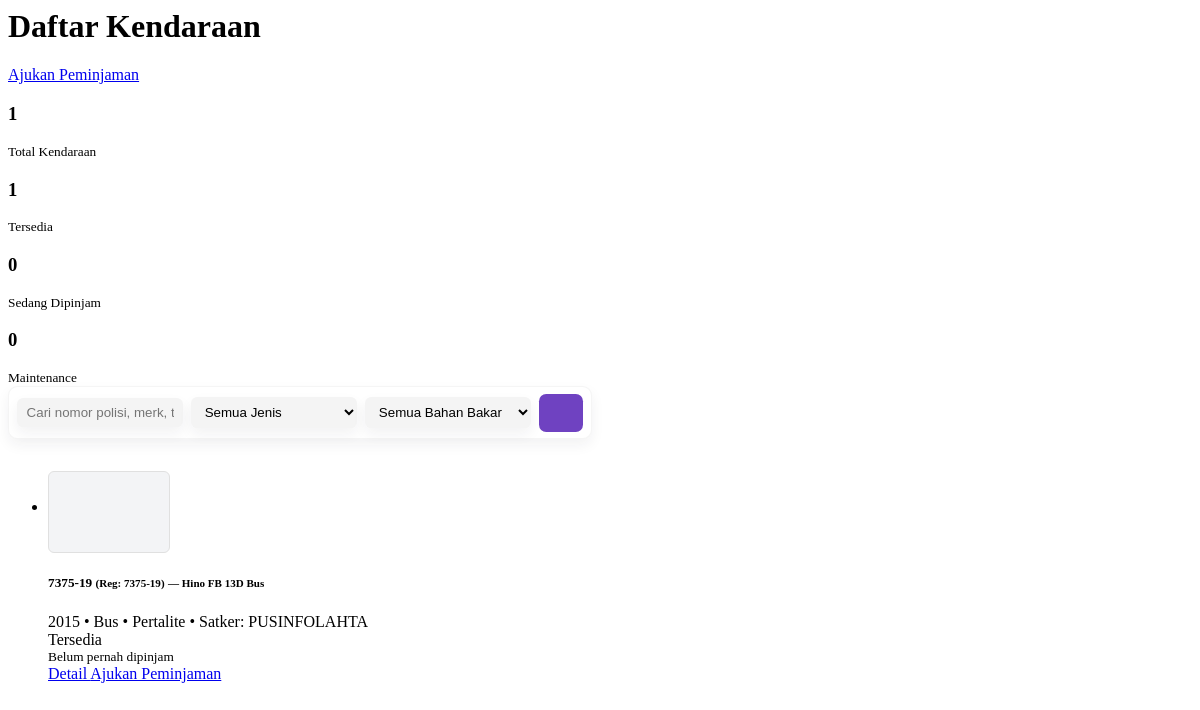
/pages/list_kendaraan.php (signed in), run on an earlier commit of the app's database.
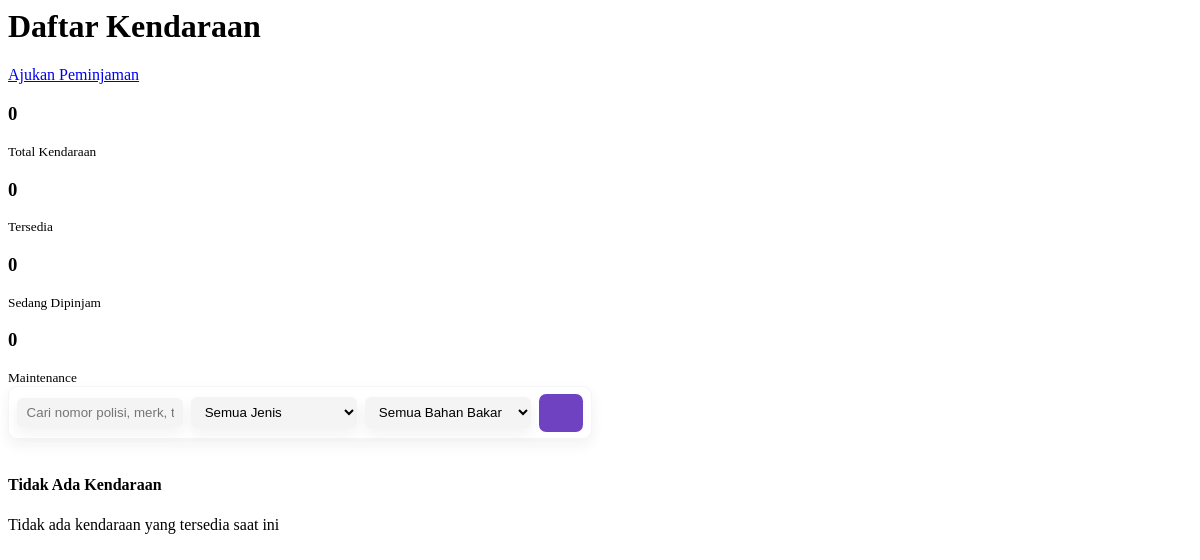
And on a later commit of the database.
### tables this page shows
CREATE TABLE `kendaraan` (
  `id` int(11) NOT NULL,
  `no_polisi` varchar(20) NOT NULL,
  `no_rangka` varchar(50) NOT NULL,
  `no_mesin` varchar(50) NOT NULL,
  `penanggung_jawab` enum('Baur Spri Kapus','Baurku','Baurtarlat','Bidduk TI','Caraka','Kabidduk TI','Kabidinfomin','Kabidinfoops','Kabidpamsisfo','Kapusinfolahta TNI','Kasubbid Jarkomta & Duknis','Kasubbid Pam Aplikasi','Kasubbid Pam jarkomta','Kasubbid SDM TI','Kasubbid Sisfogarku','Kasubbid Sisfointel','Kasubbid Sisfoopslat','Kasubbid Sisfopers','Kasubbid Sisfoter','Kataud','Kaurdal','Kaurpers','Kaurtu','Tamudi Kapus','Wakapusinfolahta TNI') NOT NULL,
  `pengguna_id` int(11) DEFAULT NULL,
  `merk` varchar(50) NOT NULL,
  `tipe` varchar(50) DEFAULT NULL,
  `tahun_pembuatan` year(4) DEFAULT NULL,
  `warna` varchar(30) DEFAULT NULL,
  `jenis` enum('Roda 2','Roda 4','Truk','Bus','Lainnya') DEFAULT 'Roda 4',
  `bahan_bakar` enum('Bensin','Solar','Listrik','Hybrid') DEFAULT 'Bensin',
  `no_reg` varchar(30) DEFAULT NULL,
  `no_stnk` varchar(30) DEFAULT NULL,
  `no_bpkb` varchar(30) DEFAULT NULL,
  `tanggal_berlaku_stnk` date DEFAULT NULL,
  `pemilik_stnk` varchar(100) DEFAULT NULL,
  `status_kepemilikan` enum('Satker','Pinjam Pakai') DEFAULT 'Satker',
  `satker` varchar(50) NOT NULL,
  `kode_barang` varchar(50) DEFAULT NULL,
  `kondisi` enum('Baik','Rusak Ringan','Rusak Berat') DEFAULT 'Baik',
  `status_kendaraan` enum('Operasional','Perbaikan','Rusak','Tidak Aktif') DEFAULT 'Operasional',
  `status_peminjaman` enum('Tersedia','Dipinjam','Maintenance','Rusak') DEFAULT 'Tersedia',
  `tanggal_servis_terakhir` date DEFAULT NULL,
  `last_service_km` int(11) DEFAULT NULL,
  `odometer` int(11) DEFAULT 0,
  `foto` varchar(255) DEFAULT NULL,
  `catatan` text DEFAULT NULL,
  `created_at` timestamp NOT NULL DEFAULT current_timestamp(),
  `updated_at` timestamp NOT NULL DEFAULT current_timestamp() ON UPDATE current_timestamp()
);

### includes/auth.php (called while the page is built, shortened)
<?php
if (!function_exists('get_vehicle_photo_web_path')) {
    function get_vehicle_photo_web_path($vehicleId) {
        $vehicleId = (int)$vehicleId;
        $baseDir = __DIR__ . '/../uploads/vehicles';
        $candidates = [
            $baseDir . '/' . $vehicleId . '.jpg',
            $baseDir . '/' . $vehicleId . '.jpeg',
            $baseDir . '/' . $vehicleId . '.png',
            $baseDir . '/' . $vehicleId . '.webp',
        ];
        return null;
    }
}
?>

### pages/list_kendaraan.php (the view, shortened to what the changed rows need)
<?php
require_once __DIR__ . '/../includes/auth.php';
$keyword = trim($_GET['q'] ?? '');
$jenis_filter = $_GET['jenis'] ?? '';
$bahan_bakar_filter = $_GET['bahan_bakar'] ?? '';
$limit = 20;
$page = max(1, (int)($_GET['p'] ?? 1));
$offset = ($page - 1) * $limit;
$where_conditions = ["k.status_kendaraan = 'Operasional'"];
$where_conditions[] = "k.jenis IN ('Bus','Truk')";
$params = [];
$param_types = '';
$where_sql = 'WHERE ' . implode(' AND ', $where_conditions);
$cols_info = $mysqli->query("SHOW COLUMNS FROM kendaraan")->fetch_all(MYSQLI_ASSOC);
$cols_names = array_column($cols_info, 'Field');
$availability_col = null;
if (in_array('status', $cols_names)) {
    $availability_col = 'status';
} elseif (in_array('status_peminjaman', $cols_names)) {
    $availability_col = 'status_peminjaman';
} elseif (in_array('status_kendaraan', $cols_names)) {
    $availability_col = 'status_kendaraan';
}
if ($availability_col) {
    $sql = "
    SELECT k.*,
           CASE WHEN k.$availability_col = 'Tersedia' THEN 1 ELSE 0 END as available,
           COUNT(p.id) as total_peminjaman,
           AVG(CASE WHEN (LOWER(p.status) IN ('completed','selesai')) AND p.km_akhir IS NOT NULL AND p.km_awal IS NOT NULL THEN (p.km_akhir - p.km_awal) ELSE NULL END) as avg_km
    FROM kendaraan k
    LEFT JOIN peminjaman_kendaraan p ON k.id = p.kendaraan_id
    $where_sql
    GROUP BY k.id
    ORDER BY available DESC, k.no_polisi
    LIMIT ? OFFSET ?
    ";
}
$stmt = $mysqli->prepare($sql);
if ($params) {
    $param_types .= 'ii';
    $params[] = $limit;
    $params[] = $offset;
    $stmt->bind_param($param_types, ...$params);
} else {
    $stmt->bind_param('ii', $limit, $offset);
}
$stmt->execute();
$vehicles = $stmt->get_result()->fetch_all(MYSQLI_ASSOC);
function getAvailabilityStatus($vehicle) {
    return ['status' => 'Tersedia', 'class' => 'status-success', 'can_request' => true];
}
?>
<div class="page-header">
    <h1><i class="fas fa-car"></i> Daftar Kendaraan</h1>
</div>
<?php
$stats = $mysqli->query("
SELECT
COUNT(*) as total,
SUM(CASE WHEN status_peminjaman = 'Tersedia' THEN 1 ELSE 0 END) as tersedia,
SUM(CASE WHEN status_peminjaman = 'Dipinjam' THEN 1 ELSE 0 END) as dipinjam,
SUM(CASE WHEN status_peminjaman = 'Maintenance' THEN 1 ELSE 0 END) as maintenance,
SUM(CASE WHEN status_peminjaman = 'Rusak' THEN 1 ELSE 0 END) as rusak
FROM kendaraan
WHERE status_kendaraan = 'Operasional' AND jenis IN ('Bus','Truk')
")->fetch_assoc();
?>
<div class="row g-3 mb-4 align-items-stretch">
    <div class="col-6 col-md-3">
        <div class="card h-100 shadow-sm text-center">
            <div class="card-body">
                <h3 class="mb-0"><?= number_format($stats['total'] ?? 0) ?></h3>
                <small class="text-muted">Total Kendaraan</small>
            </div>
        </div>
    </div>
    <div class="col-6 col-md-3">
        <div class="card h-100 shadow-sm text-center">
            <div class="card-body">
                <h3 class="mb-0"><?= number_format($stats['tersedia'] ?? 0) ?></h3>
                <small class="text-muted">Tersedia</small>
            </div>
        </div>
    </div>
</div>
<div class="vehicle-list">
    <?php if (count($vehicles) > 0): ?>
        <ul class="list-group">
                                <?php foreach ($vehicles as $vehicle): ?>
                <?php $availability = getAvailabilityStatus($vehicle); ?>
                <li class="list-group-item d-flex align-items-start gap-3 <?= !$availability['can_request'] ? 'unavailable' : '' ?>">
                    <div style="width:120px; flex:0 0 120px;">
                        <?php $photo = get_vehicle_photo_web_path((int)$vehicle['id']); ?>
                        <?php if ($photo): ?>
                            <img src="<?= htmlspecialchars($photo) ?>?v=<?= urlencode($vehicle['updated_at'] ?? $vehicle['created_at'] ?? time()) ?>" alt="<?= htmlspecialchars($vehicle['merk']) ?> <?= htmlspecialchars($vehicle['tipe']) ?>" style="width:100%; height:80px; object-fit:cover; border-radius:6px;">
                        <?php else: ?>
                            <div style="width:100%; height:80px; display:flex; align-items:center; justify-content:center; background:#f3f4f6; color:#6b7280; border-radius:6px; border:1px solid #e0e0e0;">
                            </div>
                        <?php endif; ?>
                    </div>
                    <div style="flex:1;">
                        <div class="d-flex justify-content-between align-items-start">
                            <div>
                                <h5 class="mb-1"><?= htmlspecialchars($vehicle['no_polisi']) ?> <?= !empty($vehicle['no_reg']) ? '<small class="text-muted">(Reg: ' . htmlspecialchars($vehicle['no_reg']) . ')</small>' : '' ?> <small class="text-muted">— <?= htmlspecialchars($vehicle['merk']) ?> <?= htmlspecialchars($vehicle['tipe']) ?></small></h5>
                                <div class="text-muted small">
                                    <?= htmlspecialchars($vehicle['tahun_pembuatan']) ?> • <?= htmlspecialchars($vehicle['jenis']) ?> • <?= htmlspecialchars($vehicle['bahan_bakar']) ?>
                                    <?php if (!empty($vehicle['satker'])): ?>
                                        • Satker: <?= htmlspecialchars($vehicle['satker']) ?>
                                    <?php endif; ?>
                                </div>
                            </div>
                            <div class="text-end">
                                <div class="vehicle-status <?= $availability['class'] ?> p-1 rounded-2"><?= $availability['status'] ?></div>
                            </div>
                        </div>
                        <div class="mt-2 d-flex justify-content-between align-items-center">
                            <div>
                                <?php if ($vehicle['total_peminjaman'] > 0): ?>
                                    <small class="text-muted"><i class="fas fa-history"></i> <?= $vehicle['total_peminjaman'] ?> kali dipinjam
                                        <?php if ($vehicle['avg_km']): ?> • Rata-rata: <?= number_format($vehicle['avg_km']) ?> km/perjalanan <?php endif; ?>
                                    </small>
                                <?php else: ?>
                                    <small class="text-muted">Belum pernah dipinjam</small>
                                <?php endif; ?>
                            </div>
                            <div class="d-flex align-items-center" style="gap:8px;">
                                <?php
                                    $detailParams = 'page=kendaraan_detail_publik';
                                    if (!empty($vehicle['id'])) {
                                        $detailParams .= '&id=' . urlencode($vehicle['id']) . '&kendaraan_id=' . urlencode($vehicle['id']);
                                    }
                                    if (!empty($vehicle['no_reg'])) {
                                        $detailParams .= '&no_reg=' . urlencode($vehicle['no_reg']);
                                    }
                                ?>
                                <a href="index.php?<?= $detailParams ?>" class="btn btn-primary btn-sm">
                                    <i class="fas fa-eye me-1"></i> Detail
                                </a>
                                <?php if ($availability['can_request']): ?>
                                    <?php
                                        $requestParams = 'page=form_peminjaman';
                                        if (!empty($vehicle['id'])) {
                                            $requestParams .= '&kendaraan_id=' . urlencode($vehicle['id']) . '&id=' . urlencode($vehicle['id']);
                                        }
                                        if (!empty($vehicle['no_reg'])) {
                                            $requestParams .= '&no_reg=' . urlencode($vehicle['no_reg']);
                                        }
                                    ?>
                                    <a href="index.php?<?= $requestParams ?>" class="btn btn-success btn-sm">
                                        <i class="fas fa-plus me-1"></i> Ajukan Peminjaman
                                    </a>
                                <?php else: ?>
                                    <button class="btn btn-secondary btn-sm" disabled><i class="fas fa-ban me-1"></i> Tidak Tersedia</button>
                                <?php endif; ?>
                            </div>
                        </div>
                    </div>
                </li>
            <?php endforeach; ?>
        </ul>
    <?php else: ?>
        <div class="empty-state">
            <h4>Tidak Ada Kendaraan</h4>
            <p>
                <?php if ($keyword || $jenis_filter || $bahan_bakar_filter): ?>
                    Tidak ada kendaraan yang cocok dengan filter yang dipilih
                <?php else: ?>
                    Tidak ada kendaraan yang tersedia saat ini
                <?php endif; ?>
            </p>
        </div>
    <?php endif; ?>
</div>

What changed in the data, as far as the page shows it:
removed kendaraan: no_polisi "7375-19", no_reg "7375-19", merk "Hino FB 13D", tipe "Bus", tahun_pembuatan "2015", jenis "Bus", bahan_bakar "Pertalite", satker "PUSINFOLAHTA", status_peminjaman "Tersedia"
Also different on the page:
$stats['total']: "1" → "0"
$stats['tersedia']: "1" → "0"
text now shown: "Tidak Ada Kendaraan Tidak ada kendaraan yang tersedia saat ini"
